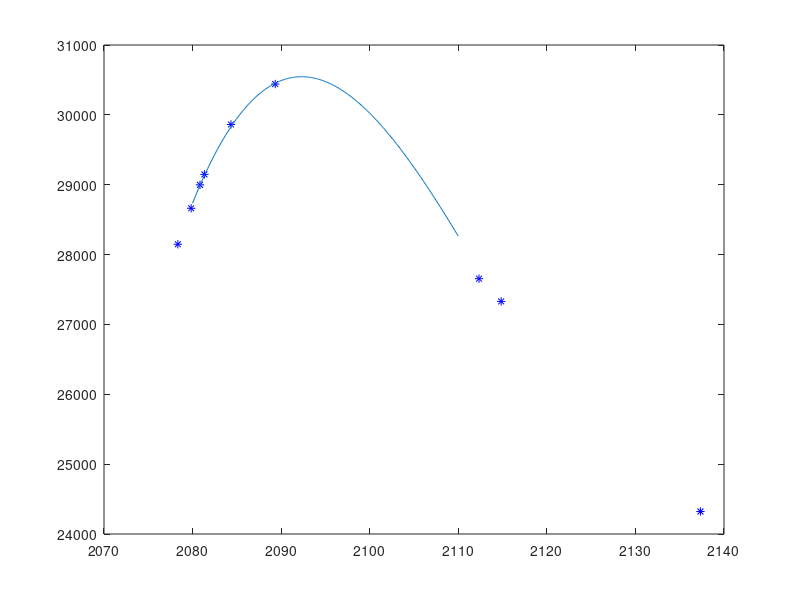

Recreate this plot in MATLAB.

T = [2078337013,
2079838277,
2080837037,
2081338332,
2084333940,
2089332239,
2112339539,
2114839009,
2137339506]

h = [32747.720746715448,
    33262.70102265398,
    33598.21185870144,
    33748.2041794946,
    34462.19324933263,
    35041.19323395142,
    32254.85851610066,
    31929.692046756994,
    28922.4726064062]

time = T/1000000;
alt = h - 4600;
plot(time,alt, 'b*')
hold on

vals = polyfit(time,alt,3)
x = 2080:0.1:2110
y = polyval(vals,x)
plot(x,y)